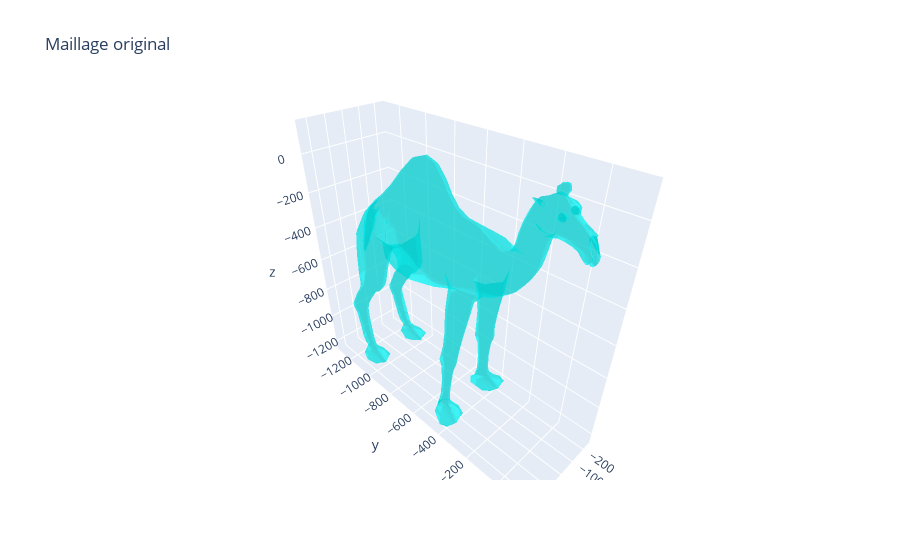

Write notebook code for a chart like this one.
### Markdown cell above
# Visualisation du maillage

### Code cell
def plot_mesh(V, F, title="Mesh"):
    x, y, z = V[:, 0], V[:, 1], V[:, 2]
    i, j, k = F[:, 0], F[:, 1], F[:, 2]

    fig = go.Figure(data=[go.Mesh3d(
        x=x, y=y, z=z,
        i=i, j=j, k=k,
        color='cyan',
        opacity=0.5
    )])

    fig.update_layout(title=title, scene=dict(aspectmode='data'))
    fig.show()

plot_mesh(V, F, "Maillage original")

### Figure 1 — Plotly figure (JSON) as saved in the notebook; plotly's stock layout.template omitted (floating-point values rounded to 4 significant figures; data arrays with more than 128 entries replaced by an {"elided": "..."} marker saying what was removed)
{"data": [{"color": "cyan", "i": {"elided": "4072 int values"}, "j": {"elided": "4072 int values"}, "k": {"elided": "4072 int values"}, "opacity": 0.5, "type": "mesh3d", "x": {"elided": "2045 float values"}, "y": {"elided": "2045 float values"}, "z": {"elided": "2045 float values"}}], "layout": {"scene": {"aspectmode": "data"}, "title": {"text": "Maillage original"}}}
